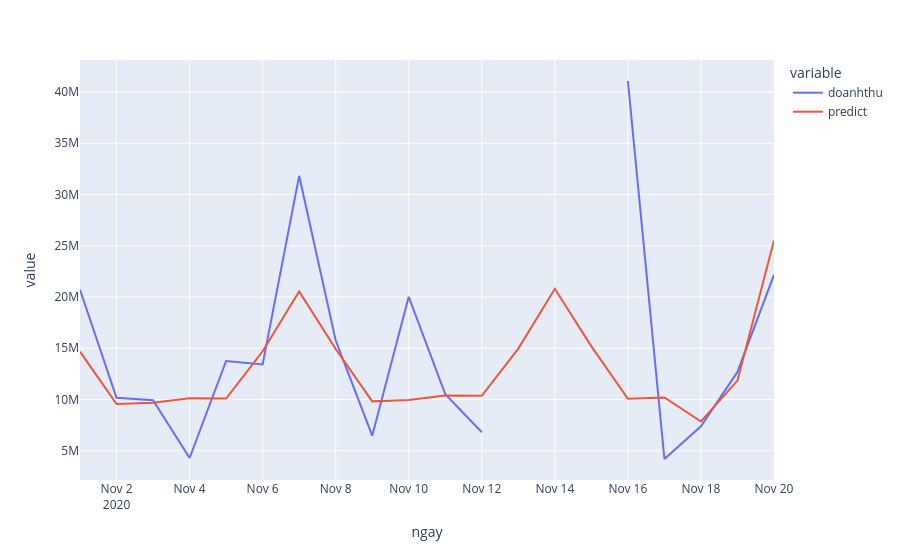

Notebook cell for this chart:
### Code cell
fig = px.line(backtest_11, x="ngay", y=["doanhthu","predict"])
fig.show()

### Figure 1 — Plotly figure (JSON) as saved in the notebook; plotly's stock layout.template omitted (floating-point values rounded to 4 significant figures)
{"data": [{"hovertemplate": "variable=doanhthu<br>ngay=%{x}<br>value=%{y}<extra></extra>", "legendgroup": "doanhthu", "line": {"color": "#636efa", "dash": "solid"}, "mode": "lines", "name": "doanhthu", "orientation": "v", "showlegend": true, "type": "scatter", "x": ["2020-11-01T00:00:00", "2020-11-02T00:00:00", "2020-11-03T00:00:00", "2020-11-04T00:00:00", "2020-11-05T00:00:00", "2020-11-06T00:00:00", "2020-11-07T00:00:00", "2020-11-08T00:00:00", "2020-11-09T00:00:00", "2020-11-10T00:00:00", "2020-11-11T00:00:00", "2020-11-12T00:00:00", "2020-11-13T00:00:00", "2020-11-14T00:00:00", "2020-11-15T00:00:00", "2020-11-16T00:00:00", "2020-11-17T00:00:00", "2020-11-18T00:00:00", "2020-11-19T00:00:00", "2020-11-20T00:00:00"], "xaxis": "x", "y": [20711800, 10163880, 9927400, 4293240, 13761000, 13425900, 31822420, 15764600, 6467800, 20017240, 10510000, 6799400, null, null, null, 41073960, 4194400, 7381400, 12690700, 22160120], "yaxis": "y"}, {"hovertemplate": "variable=predict<br>ngay=%{x}<br>value=%{y}<extra></extra>", "legendgroup": "predict", "line": {"color": "#EF553B", "dash": "solid"}, "mode": "lines", "name": "predict", "orientation": "v", "showlegend": true, "type": "scatter", "x": ["2020-11-01T00:00:00", "2020-11-02T00:00:00", "2020-11-03T00:00:00", "2020-11-04T00:00:00", "2020-11-05T00:00:00", "2020-11-06T00:00:00", "2020-11-07T00:00:00", "2020-11-08T00:00:00", "2020-11-09T00:00:00", "2020-11-10T00:00:00", "2020-11-11T00:00:00", "2020-11-12T00:00:00", "2020-11-13T00:00:00", "2020-11-14T00:00:00", "2020-11-15T00:00:00", "2020-11-16T00:00:00", "2020-11-17T00:00:00", "2020-11-18T00:00:00", "2020-11-19T00:00:00", "2020-11-20T00:00:00"], "xaxis": "x", "y": [14670000.0, 9560000.0, 9685000.0, 10130000.0, 10100000.0, 14700000.0, 20540000.0, 14920000.0, 9817000.0, 9944000.0, 10390000.0, 10360000.0, 14960000.0, 20800000.0, 15180000.0, 10080000.0, 10200000.0, 7850000.0, 11850000.0, 25520000.0], "yaxis": "y"}], "layout": {"legend": {"title": {"text": "variable"}, "tracegroupgap": 0}, "margin": {"t": 60}, "xaxis": {"anchor": "y", "domain": [0, 1], "title": {"text": "ngay"}}, "yaxis": {"anchor": "x", "domain": [0, 1], "title": {"text": "value"}}}}
